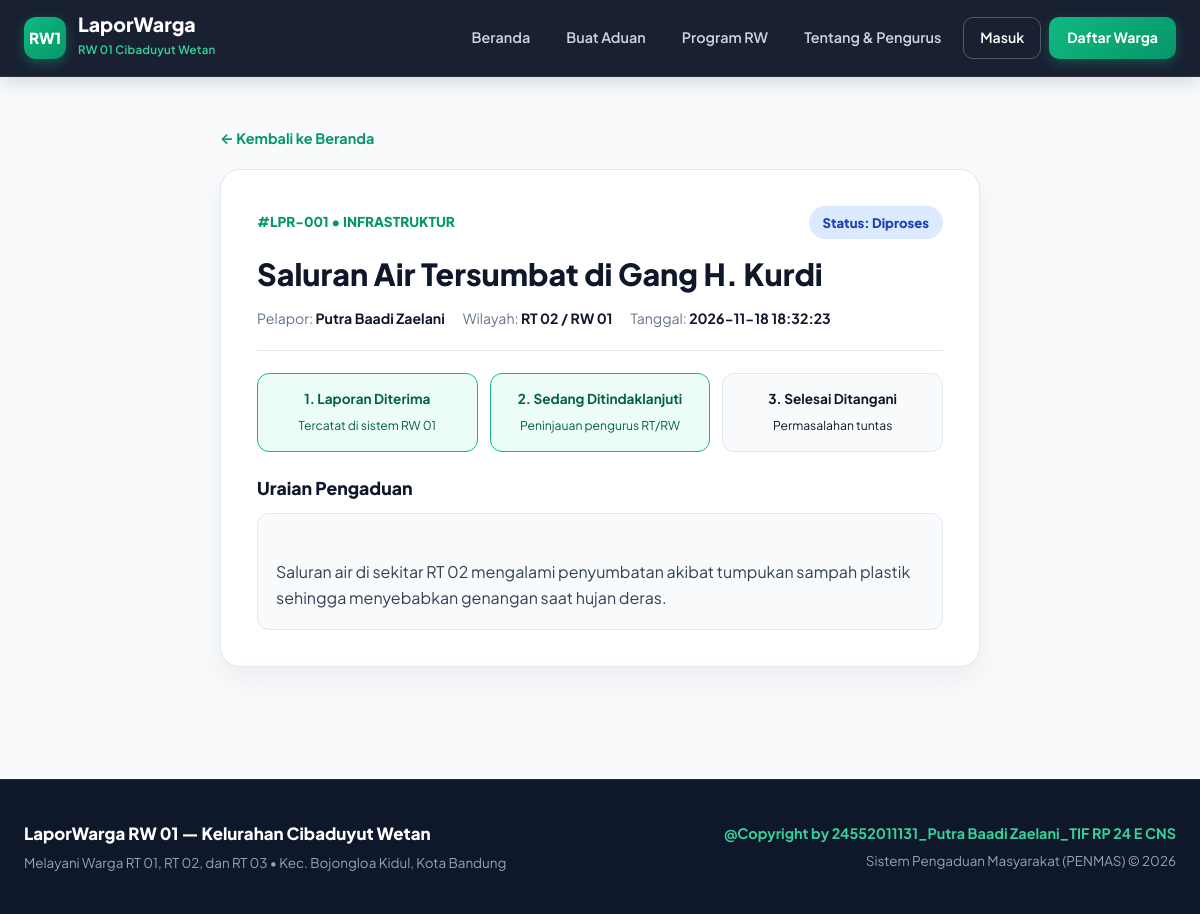
The page /project-1-website/detail.php?id=1 on the database its author committed.
### tables this page shows
CREATE TABLE IF NOT EXISTS laporan (
    id INT AUTO_INCREMENT PRIMARY KEY,
    user_id INT NOT NULL,
    judul VARCHAR(150) NOT NULL,
    kategori ENUM('Infrastruktur', 'Kebersihan', 'Keamanan', 'Sosial', 'Lainnya') NOT NULL,
    rt ENUM('01', '02', '03') NOT NULL,
    deskripsi TEXT NOT NULL,
    status ENUM('Menunggu', 'Diproses', 'Selesai') NOT NULL DEFAULT 'Menunggu',
    created_at TIMESTAMP DEFAULT CURRENT_TIMESTAMP,
    CONSTRAINT fk_laporan_user
        FOREIGN KEY (user_id) REFERENCES users(id) ON DELETE CASCADE
);

CREATE TABLE IF NOT EXISTS users (
    id INT AUTO_INCREMENT PRIMARY KEY,
    nama VARCHAR(100) NOT NULL,
    email VARCHAR(100) NOT NULL UNIQUE,
    password VARCHAR(255) NOT NULL,
    rt ENUM('01', '02', '03') NOT NULL DEFAULT '01',
    role ENUM('warga', 'admin') NOT NULL DEFAULT 'warga',
    created_at TIMESTAMP DEFAULT CURRENT_TIMESTAMP
);

### project-1-website/detail.php (the view, shortened to what this page needs)
<?php
require_once "config/database.php";
$id = filter_input(INPUT_GET, "id", FILTER_VALIDATE_INT);
$stmt = $conn->prepare("SELECT laporan.*, users.nama FROM laporan JOIN users ON laporan.user_id = users.id WHERE laporan.id = ?");
$stmt->bind_param("i", $id);
$stmt->execute();
$laporan = $stmt->get_result()->fetch_assoc();
$status = $laporan["status"];
$statusClass = "status-menunggu";
if ($status === "Diproses") $statusClass = "status-diproses";
include "includes/header.php";
?>
<div class="page-wrapper-md">
    <a href="index.php" style="display:inline-block; margin-bottom:18px; color:#059669; font-weight:700; font-size:0.9rem;">&larr; Kembali ke Beranda</a>
    <div class="form-card">
        <div style="display:flex; flex-wrap:wrap; justify-content:space-between; align-items:center; gap:12px; margin-bottom:16px;">
            <span style="font-size:0.85rem; font-weight:800; color:#059669; text-transform:uppercase;">
                #LPR-00<?= (int)$laporan["id"] ?> • <?= htmlspecialchars($laporan["kategori"]) ?>
            </span>
            <span class="badge-status <?= $statusClass ?>" style="position:static; font-size:0.82rem; padding:6px 14px;">
                Status: <?= htmlspecialchars($status) ?>
            </span>
        </div>
        <h1 style="font-size:1.9rem; font-weight:800; line-height:1.25; margin-bottom:14px;">
            <?= htmlspecialchars($laporan["judul"]) ?>
        </h1>
        <div style="display:flex; flex-wrap:wrap; gap:18px; font-size:0.88rem; color:#64748b; padding-bottom:20px; border-bottom:1px solid #e2e8f0;">
            <span>Pelapor: <strong style="color:#0f172a;"><?= htmlspecialchars($laporan["nama"]) ?></strong></span>
            <span>Wilayah: <strong style="color:#0f172a;">RT <?= htmlspecialchars($laporan["rt"]) ?> / RW 01</strong></span>
            <span>Tanggal: <strong style="color:#0f172a;"><?= htmlspecialchars($laporan["created_at"]) ?></strong></span>
        </div>
        <div class="progress-steps">
            <div class="step-box done">
                <strong style="font-size:0.85rem; display:block;">1. Laporan Diterima</strong>
                <span style="font-size:0.76rem;">Tercatat di sistem RW 01</span>
            </div>
            <div class="step-box <?= ($status === 'Diproses' || $status === 'Selesai') ? 'done' : '' ?>">
                <strong style="font-size:0.85rem; display:block;">2. Sedang Ditindaklanjuti</strong>
                <span style="font-size:0.76rem;">Peninjauan pengurus RT/RW</span>
            </div>
            <div class="step-box <?= ($status === 'Selesai') ? 'done' : '' ?>">
                <strong style="font-size:0.85rem; display:block;">3. Selesai Ditangani</strong>
                <span style="font-size:0.76rem;">Permasalahan tuntas</span>
            </div>
        </div>
        <div style="margin-top:20px;">
            <h2 style="font-size:1.1rem; font-weight:800; margin-bottom:10px;">Uraian Pengaduan</h2>
            <div style="background:#f8fafc; border:1px solid #e2e8f0; border-radius:12px; padding:18px; color:#334155; white-space:pre-line;">
                <?= htmlspecialchars($laporan["deskripsi"]) ?>
            </div>
        </div>
    </div>
</div>
<?php include "includes/footer.php"; ?>

### project-1-website/assets/css/style.css (style rules this page uses)
:root { --navy-950: #090d16; --navy-900: #0f172a; --navy-800: #1e293b; --emerald-700: #047857; --emerald-600: #059669; --emerald-500: #10b981; --emerald-400: #34d399; --emerald-50: #ecfdf5; --amber-600: #d97706; --amber-100: #fef3c7; --blue-600: #2563eb; --blue-100: #dbeafe; --rose-600: #e11d48; --rose-50: #fff1f2; --slate-50: #f8fafc; --slate-100: #f1f5f9; --slate-200: #e2e8f0; --slate-300: #cbd5e1; --slate-500: #64748b; --slate-700: #334155; --slate-900: #0f172a; }
* { box-sizing: border-box; margin: 0; padding: 0; }
html { scroll-behavior: smooth; }
body { font-family: 'Plus Jakarta Sans', 'Segoe UI', system-ui, -apple-system, sans-serif; background-color: var(--slate-50); color: var(--slate-900); line-height: 1.65; min-height: 100vh; display: flex; flex-direction: column; -webkit-font-smoothing: antialiased; }
a { text-decoration: none; color: inherit; transition: all 0.2s cubic-bezier(0.4, 0, 0.2, 1); }
.badge-status { position: absolute; top: 14px; right: 14px; padding: 5px 12px; border-radius: 999px; font-size: 0.75rem; font-weight: 800; }
.status-diproses { background: var(--blue-100); color: #1e40af; }
.form-card { background: #ffffff; border-radius: 20px; border: 1px solid var(--slate-200); padding: 36px; box-shadow: 0 12px 30px rgba(15, 23, 42, 0.06); }
.page-wrapper-md { max-width: 800px; margin: 48px auto; padding: 0 20px; }
.progress-steps { display: grid; grid-template-columns: repeat(3, 1fr); gap: 12px; margin: 22px 0; }
.step-box { padding: 14px; border-radius: 12px; border: 1.5px solid var(--slate-200); background: var(--slate-50); text-align: center; }
.step-box.done { border-color: var(--emerald-500); background: var(--emerald-50); color: #065f46; }

### rows shown on the page
laporan: id "1", kategori "INFRASTRUKTUR", status "Diproses", judul "Saluran Air Tersumbat di Gang H. Kurdi", user.nama "Putra Baadi Zaelani", rt "02", created_at "2026-11-18 18:32:23", deskripsi "Saluran air di sekitar RT 02 mengalami penyumbatan akibat tumpukan sampah plastik sehingga menyebabkan genangan saat hujan deras."
